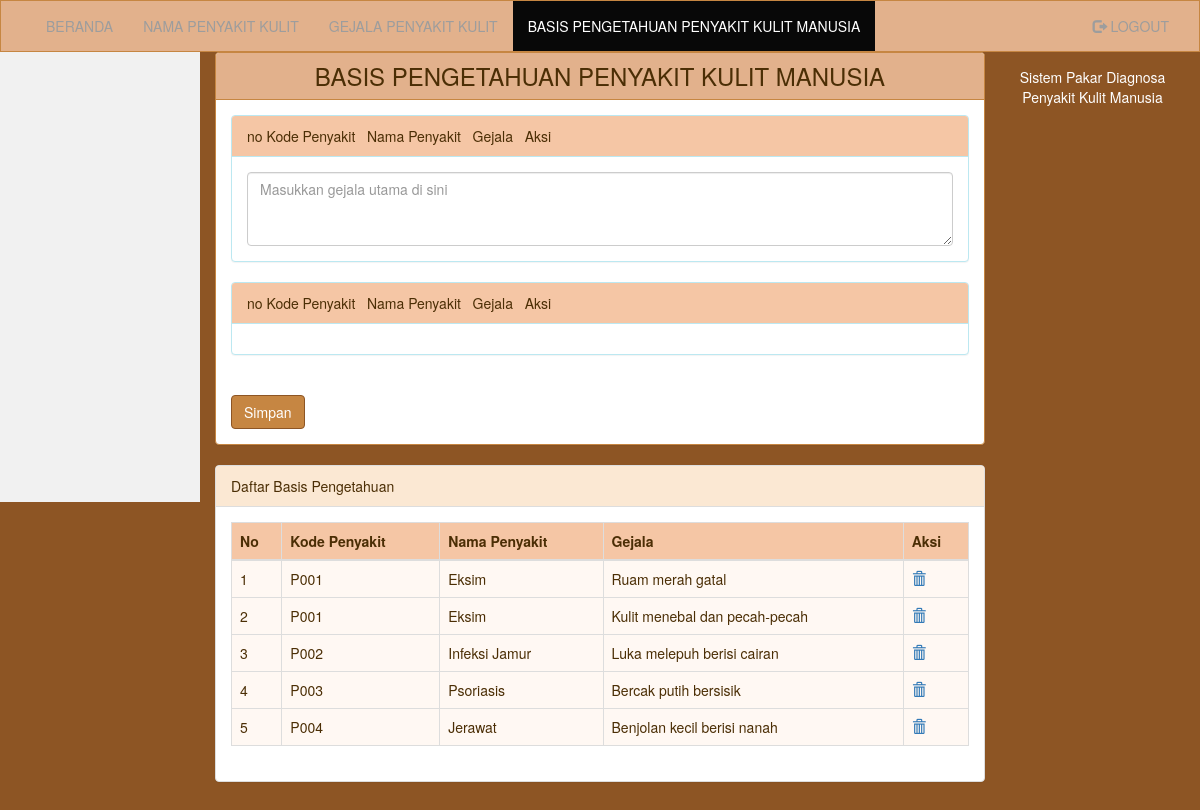
The app's page /abasispengetahuan.php (signed in) with its own data.
### tables this page shows
CREATE TABLE `basispengetahuan` (
  `namapenyakit` varchar(100) NOT NULL,
  `gejala` varchar(50) NOT NULL
);

CREATE TABLE `penyakit` (
  `idpenyakit` varchar(20) NOT NULL,
  `namapenyakit` varchar(1000) NOT NULL,
  `bagiankulit` varchar(50) NOT NULL,
  `penanganan` text NOT NULL
);

### abasispengetahuan.php (the view, shortened to what this page needs)
<?php
include "session.php";
?>
<!DOCTYPE html>
<html lang="en">
<head>
  <link rel="stylesheet" href="https://maxcdn.bootstrapcdn.com/bootstrap/3.3.7/css/bootstrap.min.css">
  <link rel="stylesheet" href="css/style.css">
</head>
<body style="background-color: #fff;">
<nav class="navbar navbar-inverse">
  <div class="container-fluid">
    <div class="collapse navbar-collapse" id="myNavbar">
      <ul class="nav navbar-nav">
        <li><a href="homeadmin.php">BERANDA</a></li>
        <li><a href="penyakit.php">NAMA PENYAKIT KULIT</a></li>
        <li><a href="gejala.php">GEJALA PENYAKIT KULIT</a></li>
        <li class="active"><a href="basispengetahuan.php">BASIS PENGETAHUAN PENYAKIT KULIT MANUSIA</a></li>
      </ul>
      <ul class="nav navbar-nav navbar-right">
        <li><a href="logout.php"><span class="glyphicon glyphicon-log-out"></span> LOGOUT</a></li>
      </ul>
    </div>
  </div>
</nav>
<div class="container-fluid text-center">
  <div class="row content">
    <div class="col-sm-2 sidenav">
          </div>
    <div class="col-sm-8 text-left">
      <div class="panel panel-primary">
        <div class="panel-heading"><h3 class="text-center" style="margin:0;">BASIS PENGETAHUAN PENYAKIT KULIT MANUSIA</h3></div>
        <div class="panel-body">
          <form id="form2" name="form2" method="post" action="">
            <div class="panel panel-info">
              <div class="panel-heading">no Kode Penyakit&nbsp;&nbsp;&nbsp;Nama Penyakit&nbsp;&nbsp;&nbsp;Gejala&nbsp;&nbsp;&nbsp;Aksi</div>
              <div class="panel-body">
                <textarea class="form-control" name="gejala_utama" rows="3" placeholder="Masukkan gejala utama di sini"></textarea>
              </div>
            </div>
            <div class="panel panel-info">
              <div class="panel-heading">no Kode Penyakit&nbsp;&nbsp;&nbsp;Nama Penyakit&nbsp;&nbsp;&nbsp;Gejala&nbsp;&nbsp;&nbsp;Aksi</div>
              <div class="panel-body">
              </div>
            </div>
            <br><button type="submit" name ="submit" class="btn btn-primary">Simpan</button>
          </form>
        </div>
      </div>
      <div class="panel panel-default">
        <div class="panel-heading">Daftar Basis Pengetahuan</div>
        <div class="panel-body">
          <table class="table table-bordered table-striped">
            <thead>
              <tr>
                <th>No</th>
                <th>Kode Penyakit</th>
                <th>Nama Penyakit</th>
                <th>Gejala</th>
                <th>Aksi</th>
              </tr>
            </thead>
            <tbody>
              <?php
              $no = 1;
              $query = mysqli_query($konek_db, "SELECT p.idpenyakit, p.namapenyakit, b.gejala FROM basispengetahuan b JOIN penyakit p ON b.namapenyakit = p.namapenyakit");
              while($data = mysqli_fetch_array($query)) {
                echo '<tr>';
                echo '<td>' . $no++ . '</td>';
                echo '<td>' . $data['idpenyakit'] . '</td>';
                echo '<td>' . $data['namapenyakit'] . '</td>';
                echo '<td>' . $data['gejala'] . '</td>';
                echo '<td><a href="adeletebasispengetahuan.php?id=' . $data['idpenyakit'] . '" onclick="return confirm(\'Yakin menghapus data ini?\')"><i class="glyphicon glyphicon-trash"></i></a></td>';
                echo '</tr>';
              }
              ?>
            </tbody>
          </table>
        </div>
      </div>
    </div>
<footer class="container-fluid text-center">
  <p>Sistem Pakar Diagnosa Penyakit Kulit Manusia</p>
</footer>
</body>
</html>

### css/style.css (style rules this page uses)
:root { --kulit-muda: #fbe8d3; --kulit-peach: #f5c6a5; --kulit-tan: #e2b18c; --kulit-medium: #c68642; --kulit-brown: #8d5524; }
body { background-color: var(--kulit-muda) !important; }
.navbar { margin-bottom: 0; border-radius: 0; background-color: var(--kulit-tan) !important; border-color: var(--kulit-medium) !important; color: #4b2e05 !important; }
.row.content { height: 450px }
.sidenav { padding-top: 20px; background-color: #f1f1f1; height: 100%; }
footer { background-color: var(--kulit-brown) !important; color: #fff !important; padding: 15px; }
.panel-primary { border-color: var(--kulit-medium) !important; }
.panel-primary > .panel-heading { background-color: var(--kulit-tan) !important; border-color: var(--kulit-medium) !important; color: #4b2e05 !important; }
.panel-info > .panel-heading { background-color: var(--kulit-peach) !important; color: #4b2e05 !important; }
.panel-default > .panel-heading { background-color: var(--kulit-muda) !important; color: #4b2e05 !important; }
.table > thead > tr > th { background-color: var(--kulit-peach) !important; color: #4b2e05 !important; }
.table > tbody > tr > td { background-color: #fff8f3 !important; color: #4b2e05 !important; }
.btn-primary { background-color: var(--kulit-medium) !important; border-color: var(--kulit-brown) !important; }

### records on screen
basispengetahuan: penyakit.idpenyakit "P001", penyakit.namapenyakit "Eksim", gejala "Ruam merah gatal"
basispengetahuan: penyakit.idpenyakit "P001", penyakit.namapenyakit "Eksim", gejala "Kulit menebal dan pecah-pecah"
basispengetahuan: penyakit.idpenyakit "P002", penyakit.namapenyakit "Infeksi Jamur", gejala "Luka melepuh berisi cairan"
basispengetahuan: penyakit.idpenyakit "P003", penyakit.namapenyakit "Psoriasis", gejala "Bercak putih bersisik"
basispengetahuan: penyakit.idpenyakit "P004", penyakit.namapenyakit "Jerawat", gejala "Benjolan kecil berisi nanah"
